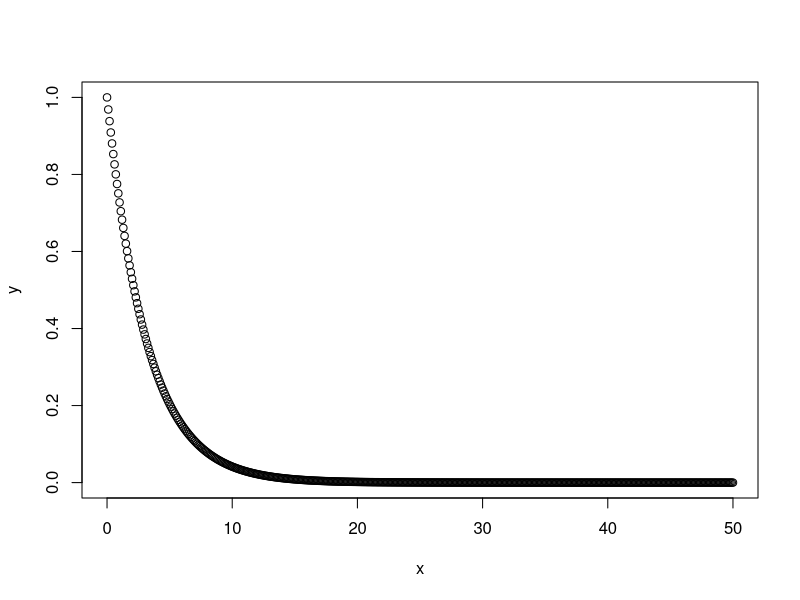
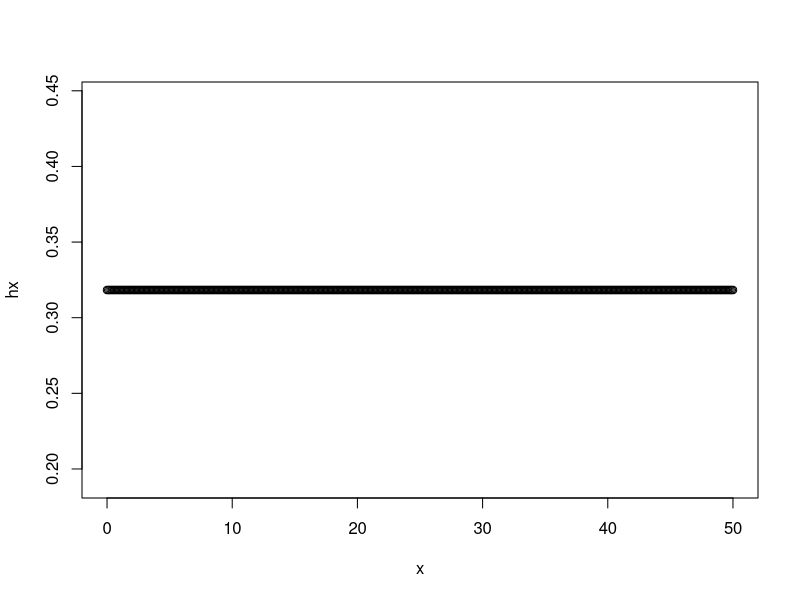
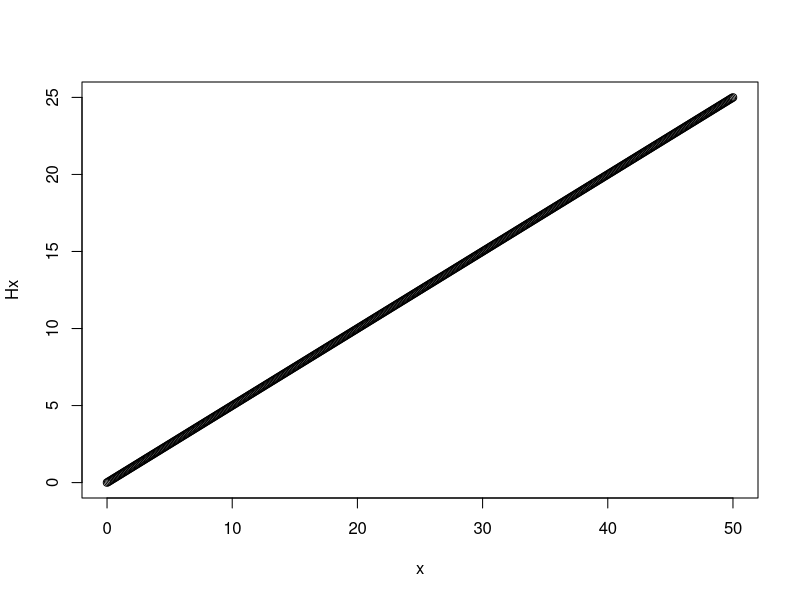
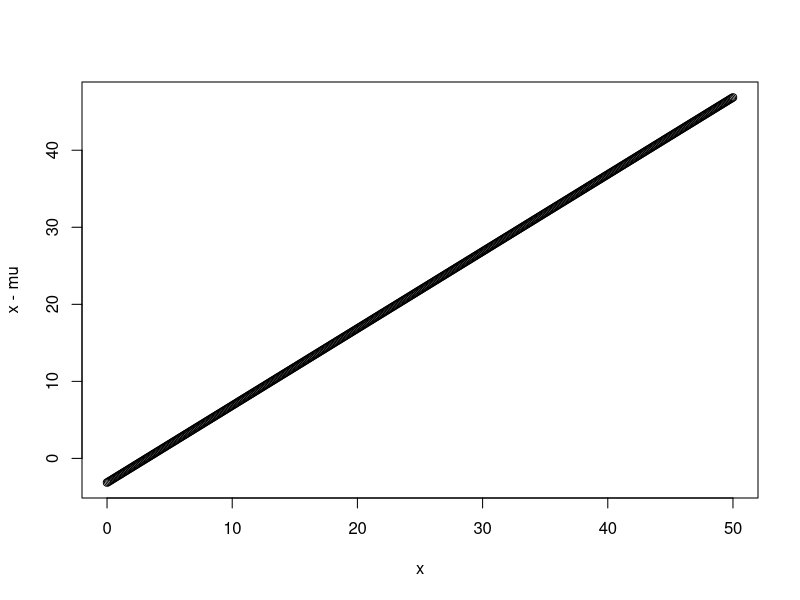
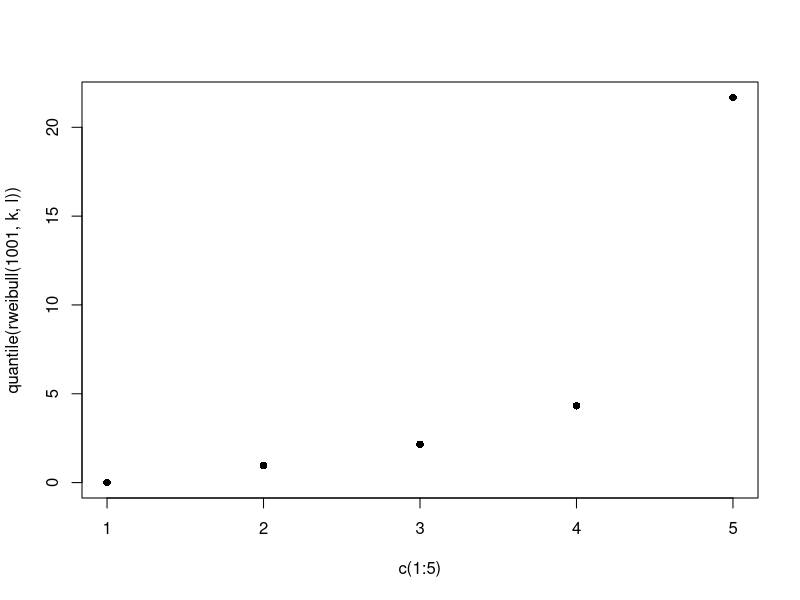

Reproduce these figures in R, in order.
# WEIBULL DISTN
l<-pi;k<-1
x<-seq(0,50,0.1);x
y<-exp(-(x/l)^k);y
# S.F.
plot(x,y)

# HAZARD FUNCTION
hx<-(k/l)*(x/l)^(k-1);hx
plot(x,hx)

# CUMULATIVE HAZARD FUNCTION
Hx<-(k/(k+1))*(x/k)^k;Hx
plot(x,Hx)
#plot.window(asp=1)

# MEAN RESIDUAL LINE
mu<-l/factorial(k);mu
plot(x,x-mu)

# QUANTILES
plot(c(1:5),quantile(rweibull(1001,k,l)),pch=16)